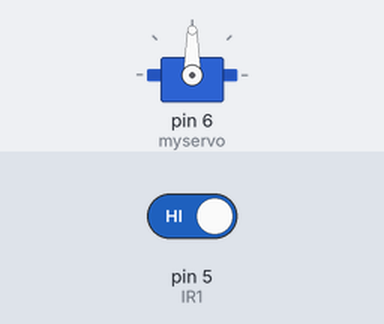
This sketch was run on a simulated Arduino Uno, built with avr-gcc and run on an emulated ATmega328P. Parts: servo. The inputs (shaded band) are chosen by the test bench; at power-on: pin 5 (IR1) HIGH.

Above: at 1.2 s.
1.3 s: pin 5 (IR1) driven LOW
At 2.4 s:
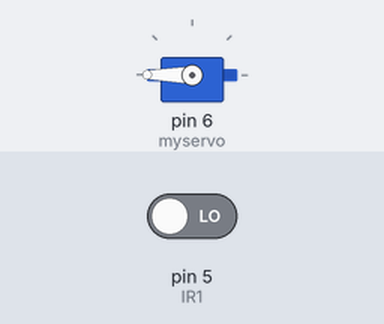
4.3 s: pin 5 (IR1) driven HIGH
At 4.3 s:
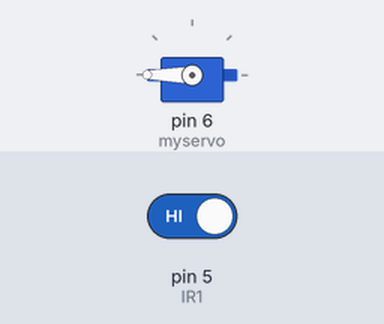
Timing chart, 0 to 7.3 s (numbered marks = the images above; inputs shaded):
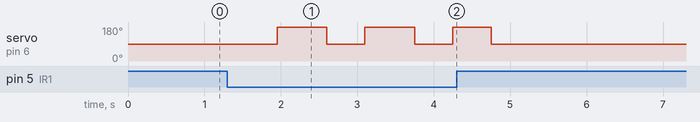

Measured:
- after the input at 1.3 s, servo on pin 6 (myservo): alternates 180° for 0.65 s and 90° for 0.50 s, starting after 0.65 s

The sketch:

Sanitizer.ino
```cpp
#include <Servo.h>
Servo myservo;  // create servo object to control a servo
// twelve servo objects can be created on most boards
int IR1=5;      //Right sensor
int pos = 0;    // variable to store the servo position

void setup() {
  myservo.attach(6);  // attaches the servo on pin 9 to the servo object
   myservo.write(10);
   pinMode(IR1,INPUT);
}

void loop() {
if(digitalRead(IR1)==0)
{
  delay(150);
  myservo.write(90);
  delay(500);
  myservo.write(180);
  delay(500);
}
else
{
  myservo.write(90);
}


}
```
